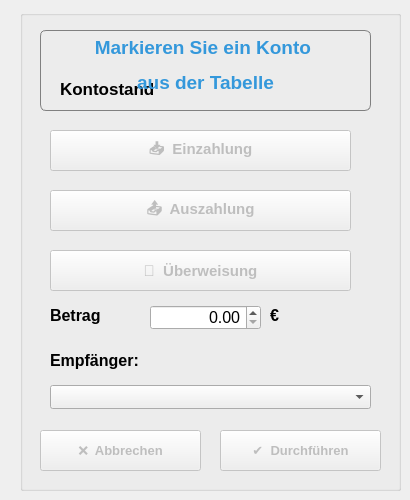
     <widget class="QWidget" name="tabOperationen">
      <property name="styleSheet">
       <string notr="true"/>
      </property>
      <attribute name="title">
       <string>Operationen</string>
      </attribute>
      <widget class="QGroupBox" name="grouBoxOp">
       <property name="geometry">
        <rect>
         <x>20</x>
         <y>10</y>
         <width>381</width>
         <height>481</height>
        </rect>
       </property>
       <property name="font">
        <font>
         <family>Segoe UI</family>
         <pointsize>15</pointsize>
        </font>
       </property>
       <property name="styleSheet">
        <string notr="true"/>
       </property>
       <property name="title">
        <string/>
       </property>
       <widget class="QPushButton" name="btnAbbrechen">
        <property name="enabled">
         <bool>false</bool>
        </property>
        <property name="geometry">
         <rect>
          <x>20</x>
          <y>420</y>
          <width>161</width>
          <height>41</height>
         </rect>
        </property>
        <property name="font">
         <font>
          <family>Segoe UI</family>
          <pointsize>10</pointsize>
          <weight>75</weight>
          <bold>true</bold>
         </font>
        </property>
        <property name="text">
         <string>❌  Abbrechen</string>
        </property>
       </widget>
       <widget class="QPushButton" name="btnAuszahlung">
        <property name="enabled">
         <bool>false</bool>
        </property>
        <property name="geometry">
         <rect>
          <x>30</x>
          <y>180</y>
          <width>301</width>
          <height>41</height>
         </rect>
        </property>
        <property name="font">
         <font>
          <family>Segoe UI</family>
          <pointsize>11</pointsize>
          <weight>75</weight>
          <bold>true</bold>
         </font>
        </property>
        <property name="text">
         <string>📤  Auszahlung</string>
        </property>
       </widget>
       <widget class="QPushButton" name="btnUeberw">
        <property name="enabled">
         <bool>false</bool>
        </property>
        <property name="geometry">
         <rect>
          <x>30</x>
          <y>240</y>
          <width>301</width>
          <height>41</height>
         </rect>
        </property>
        <property name="font">
         <font>
          <family>Segoe UI</family>
          <pointsize>11</pointsize>
          <weight>75</weight>
          <bold>true</bold>
         </font>
        </property>
        <property name="text">
         <string>🔀  Überweisung</string>
        </property>
       </widget>
       <widget class="QComboBox" name="cBoxEmpfaenger">
        <property name="enabled">
         <bool>true</bool>
        </property>
        <property name="geometry">
         <rect>
          <x>30</x>
          <y>375</y>
          <width>321</width>
          <height>24</height>
         </rect>
        </property>
        <property name="font">
         <font>
          <family>Segoe UI</family>
          <pointsize>12</pointsize>
         </font>
        </property>
       </widget>
       <widget class="QLabel" name="lblEmpf">
        <property name="enabled">
         <bool>true</bool>
        </property>
        <property name="geometry">
         <rect>
          <x>30</x>
          <y>335</y>
          <width>111</width>
          <height>31</height>
         </rect>
        </property>
        <property name="font">
         <font>
          <family>Segoe UI</family>
          <pointsize>12</pointsize>
          <weight>75</weight>
          <bold>true</bold>
         </font>
        </property>
        <property name="text">
         <string>Empfänger:</string>
        </property>
       </widget>
       <widget class="QPushButton" name="btnEinzahlung">
        <property name="enabled">
         <bool>false</bool>
        </property>
        <property name="geometry">
         <rect>
          <x>30</x>
          <y>120</y>
          <width>301</width>
          <height>41</height>
         </rect>
        </property>
        <property name="font">
         <font>
          <family>Segoe UI</family>
          <pointsize>11</pointsize>
          <weight>75</weight>
          <bold>true</bold>
         </font>
        </property>
        <property name="text">
         <string>📥  Einzahlung</string>
        </property>
       </widget>
       <widget class="QDoubleSpinBox" name="sboxBetrag">
        <property name="enabled">
         <bool>true</bool>
        </property>
        <property name="geometry">
         <rect>
          <x>130</x>
          <y>295</y>
          <width>111</width>
          <height>25</height>
         </rect>
        </property>
        <property name="font">
         <font>
          <family>Segoe UI</family>
          <pointsize>12</pointsize>
         </font>
        </property>
        <property name="alignment">
         <set>Qt::AlignRight|Qt::AlignTrailing|Qt::AlignVCenter</set>
        </property>
        <property name="maximum">
         <double>99999.000000000000000</double>
        </property>
       </widget>
       <widget class="QLabel" name="lblBetrag">
        <property name="enabled">
         <bool>true</bool>
        </property>
        <property name="geometry">
         <rect>
          <x>30</x>
          <y>290</y>
          <width>101</width>
          <height>31</height>
         </rect>
        </property>
        <property name="font">
         <font>
          <family>Segoe UI</family>
          <pointsize>12</pointsize>
          <weight>75</weight>
          <bold>true</bold>
         </font>
        </property>
        <property name="text">
         <string>Betrag</string>
        </property>
       </widget>
       <widget class="QLabel" name="lblBetragEuro">
        <property name="enabled">
         <bool>true</bool>
        </property>
        <property name="geometry">
         <rect>
          <x>250</x>
          <y>290</y>
          <width>101</width>
          <height>31</height>
         </rect>
        </property>
        <property name="font">
         <font>
          <family>Segoe UI</family>
          <pointsize>12</pointsize>
          <weight>75</weight>
          <bold>true</bold>
         </font>
        </property>
        <property name="text">
         <string>€</string>
        </property>
       </widget>
       <widget class="QLabel" name="lblMarkKontostandTitel">
        <property name="enabled">
         <bool>true</bool>
        </property>
        <property name="geometry">
         <rect>
          <x>40</x>
          <y>63</y>
          <width>131</width>
          <height>31</height>
         </rect>
        </property>
        <property name="font">
         <font>
          <family>Segoe UI</family>
          <pointsize>13</pointsize>
          <weight>75</weight>
          <bold>true</bold>
         </font>
        </property>
        <property name="text">
         <string>Kontostand</string>
        </property>
       </widget>
       <widget class="QLabel" name="lblMarkKontostand">
        <property name="enabled">
         <bool>true</bool>
        </property>
        <property name="geometry">
         <rect>
          <x>210</x>
          <y>63</y>
          <width>131</width>
          <height>31</height>
         </rect>
        </property>
        <property name="font">
         <font>
          <family>Segoe UI</family>
          <pointsize>13</pointsize>
          <weight>75</weight>
          <bold>true</bold>
         </font>
        </property>
        <property name="text">
         <string/>
        </property>
       </widget>
       <widget class="QPushButton" name="btn_OkOperation">
        <property name="enabled">
         <bool>false</bool>
        </property>
        <property name="geometry">
         <rect>
          <x>200</x>
          <y>420</y>
          <width>161</width>
          <height>41</height>
         </rect>
        </property>
        <property name="font">
         <font>
          <family>Segoe UI</family>
          <pointsize>10</pointsize>
          <weight>75</weight>
          <bold>true</bold>
         </font>
        </property>
        <property name="text">
         <string>✔  Durchführen</string>
        </property>
       </widget>
       <widget class="QLabel" name="lblMarkiertesKonto">
        <property name="enabled">
         <bool>true</bool>
        </property>
        <property name="geometry">
         <rect>
          <x>20</x>
          <y>20</y>
          <width>331</width>
          <height>81</height>
         </rect>
        </property>
        <property name="font">
         <font>
          <family>Segoe UI</family>
          <pointsize>14</pointsize>
          <weight>75</weight>
          <bold>true</bold>
         </font>
        </property>
        <property name="styleSheet">
         <string notr="true">color: #3498db;
border: 1px solid  gray;
border-radius: 6px;
</string>
        </property>
        <property name="text">
         <string>&lt;html&gt;&lt;head/&gt;&lt;body&gt;&lt;p&gt;Markieren Sie ein Konto &lt;/p&gt;&lt;p&gt;aus der Tabelle&lt;/p&gt;&lt;/body&gt;&lt;/html&gt;</string>
        </property>
        <property name="alignment">
         <set>Qt::AlignHCenter|Qt::AlignTop</set>
        </property>
        <property name="wordWrap">
         <bool>true</bool>
        </property>
       </widget>
       <zorder>btnAuszahlung</zorder>
       <zorder>btnUeberw</zorder>
       <zorder>cBoxEmpfaenger</zorder>
       <zorder>lblEmpf</zorder>
       <zorder>btnEinzahlung</zorder>
       <zorder>btnAbbrechen</zorder>
       <zorder>sboxBetrag</zorder>
       <zorder>lblBetrag</zorder>
       <zorder>lblBetragEuro</zorder>
       <zorder>lblMarkKontostandTitel</zorder>
       <zorder>lblMarkKontostand</zorder>
       <zorder>btn_OkOperation</zorder>
       <zorder>lblMarkiertesKonto</zorder>
      </widget>
     </widget>
